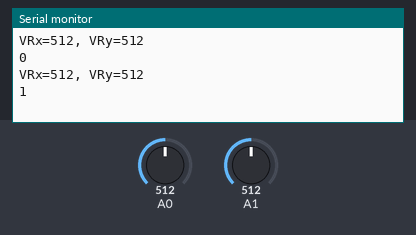
The sketch below on a simulated Arduino Uno, built with avr-gcc and run on an emulated ATmega328P. On the bench: the last lines printed to the serial monitor. Inputs (shaded band) come from the test bench; at power-on: A0 = 512, A1 = 512. No radio packets arrive unless stated.

Above: at 1.8 s.
1.9 s: A0 set to 716
At 2.8 s:
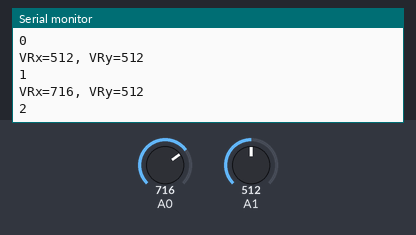
3.4 s: A1 set to 716
At 4.7 s:
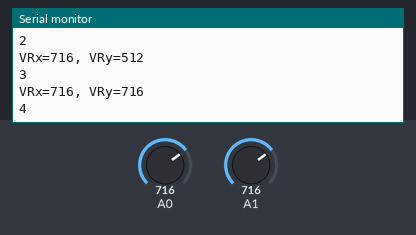
4.9 s: A0 set to 900
At 5.7 s:
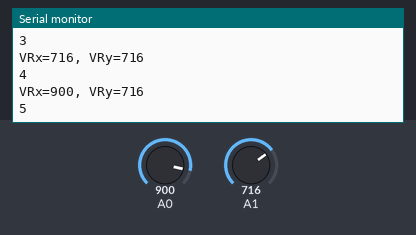
6.4 s: A1 set to 900
At 7.8 s:
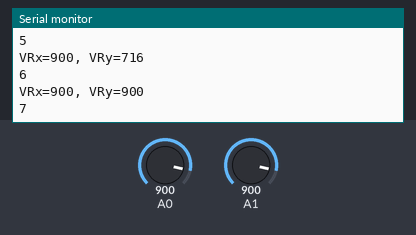
Timing chart, 0 to 8.9 s (numbered marks = the images above; inputs shaded):
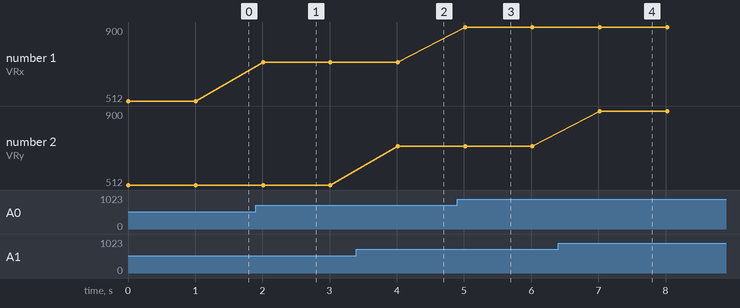

The sketch:

control.ino
```cpp
#include <SPI.h>
#include <nRF24L01.h>
#include <RF24.h>

RF24 radio(7, 8); // CE, CSN
const byte address[6] = "00001";

void setup()
{
  radio.begin();
  radio.openWritingPipe(address);
  radio.setPALevel(RF24_PA_MIN);
  radio.stopListening();
  Serial.begin(9600);
}

struct signal{
  byte xx;
};
int buttonPin = 4;
int buttonPress = 0;
//Signal data;
/*int mapJoystickValues(int val, int lower, int middle, int upper, bool reverse)
{
  val = constrain(val,lower upper)
}*/

int counter = 0;

void loop()
{
  int vrx, vry;
  vrx = analogRead(A0);//up & down
  vry = analogRead(A1);//right & left
  //sw = analogRead(A2);//push//useless

  char buf[100];
  int order[2];
  //sprintf(buf, "VRx=%d, VRy=%d, SW=%d", vrx, vry, sw);
  order[0] = vrx;
  order[1] = vry;
  sprintf(buf, "VRx=%d, VRy=%d", vrx, vry);
  Serial.println(buf);
  //radio.write(&buf, sizeof(buf));
  radio.write(&order, sizeof(order));//傳資料出去
  Serial.println(counter);
  counter++;
  delay(1000);

/*
  int vrx;
  vrx = analogRead(A0);
  const char text[100];
  int X;
  sprintf(text, "VRx=%d", vrx);
  radio.write(&vrx, sizeof(vrx));
  Serial.println(vrx);
  delay(1000);
*/
}
```

Measured:
- after the input at 1.9 s, the serial monitor: prints a new line after 0.11 s (image 1)
- after the input at 3.4 s, the serial monitor: prints a new line after 0.61 s (image 2)
- after the input at 4.9 s, the serial monitor: prints a new line after 0.12 s (image 3)
- after the input at 6.4 s, the serial monitor: prints a new line after 0.62 s (image 4)
- plotted number 1: 512 → 716 after the input at 1.9 s, 716 → 900 after the input at 4.9 s
